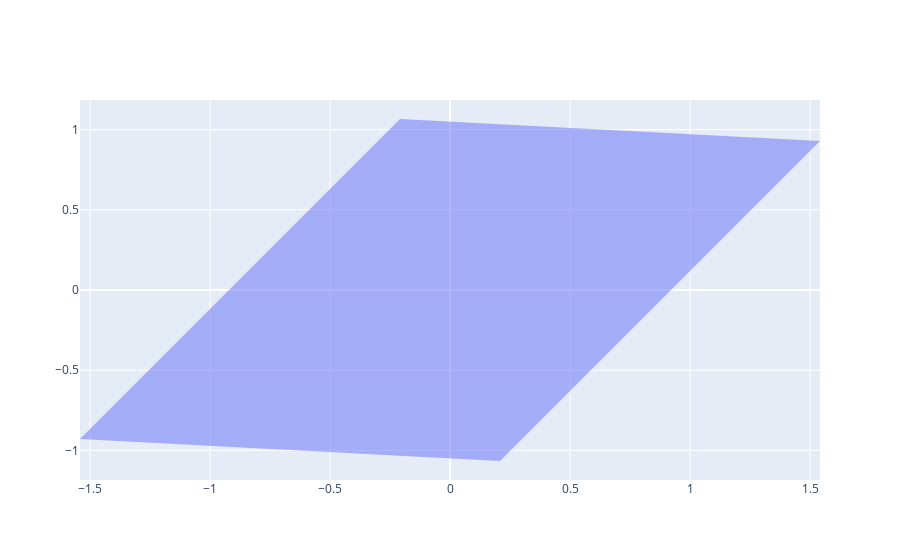

The cell this chart's notebook holds for it:
### Markdown cell above
in words, how do you want this to work? 
* when visualize forceSpaces is selected, you have free control over the movement of \theta1 and \theta2, and can see the calculated force spaces. FR scales the robot force space. when you select that button, the blue robot becomes bold, and is the leader, the robot follows through IK. if the human leaves the area, then robot should disappear, until we are back in the interaction area. 
* the feature is separate from and is drawn over top of the mode controur map. 
    
* what am I trying to do right now? 
- build the visualization tool that will help explain why the inscribed and actuator effort modes have such asymmetries

### Code cell
import plotly.graph_objects as go


x = np.array([-0.20833333, -1.54166667,  0.20833333,  1.54166667,-0.20833333])
y = np.array([ 1.0662811 , -0.92900195, -1.0662811 ,  0.92900195, 1.0662811 ])




fig = go.Figure()
#fig.add_trace(go.Scatter(x=x, y=y, fill='tozeroy',fillcolor='royalblue',mode='none'))
#fig.add_trace(go.Scatter(x=x, y=y, fill='tonexty',fillcolor='red',mode= 'none'))
fig.add_trace(go.Scatter(x=x, y=y, fill='tozeroy',mode='none'))
fig.show()

### Figure 1 — Plotly figure (JSON) as saved in the notebook; plotly's stock layout.template omitted (floating-point values rounded to 4 significant figures)
{"data": [{"fill": "tozeroy", "mode": "none", "type": "scatter", "x": [-0.2083, -1.542, 0.2083, 1.542, -0.2083], "y": [1.066, -0.929, -1.066, 0.929, 1.066]}], "layout": {"autosize": true, "xaxis": {"autorange": true, "range": [-1.542, 1.542], "type": "linear"}, "yaxis": {"autorange": true, "range": [-1.185, 1.185], "type": "linear"}}}
